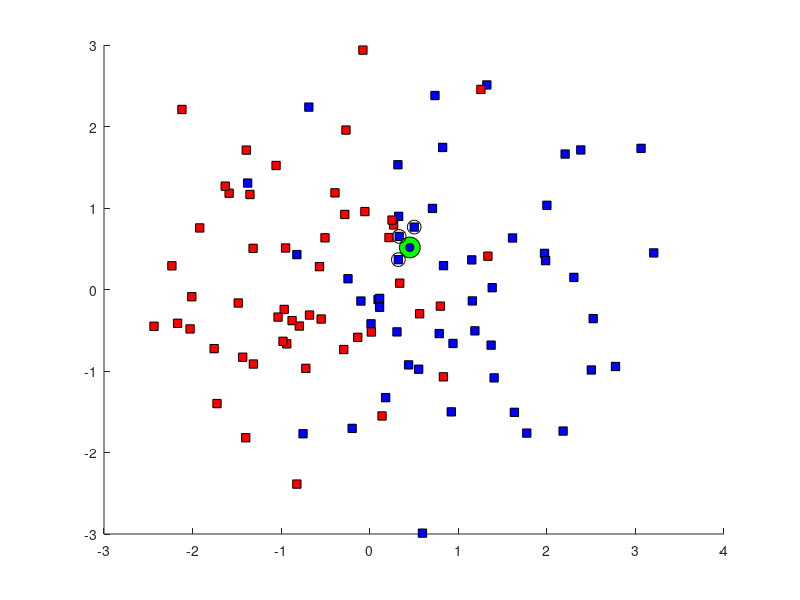
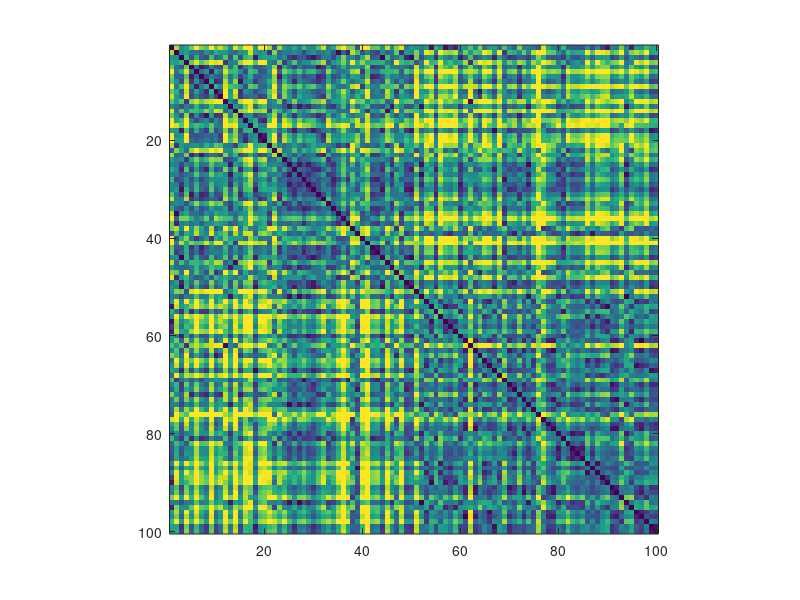
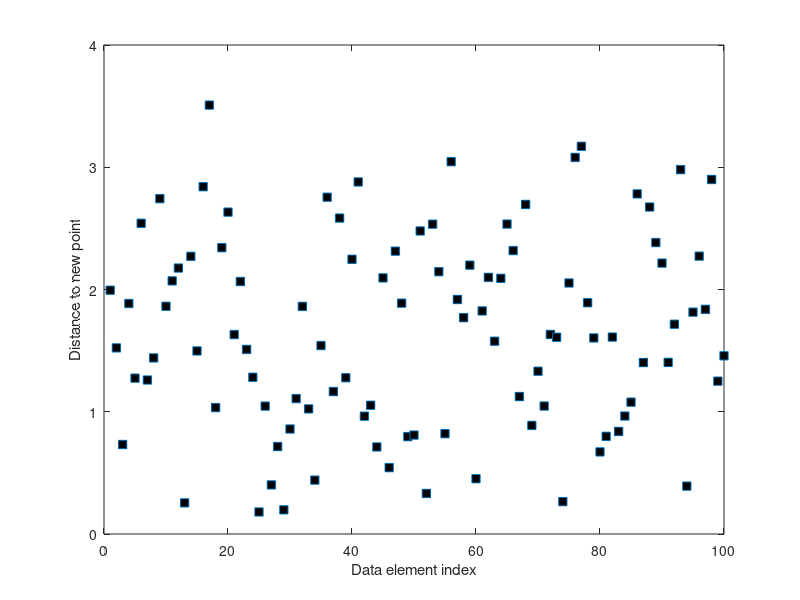

These charts were generated, in order, by the following MATLAB code:
%%
%   COURSE: Master statistics and machine learning: intuition, math, code										
%      URL: udemy.com/course/statsml_x/?couponCode=202006 
% 
%  SECTION: Clustering and dimension-reduction
%    VIDEO: dbscan
% 
%  TEACHER: Mike X Cohen, sincxpress.com
%

%%

% a clear MATLAB workspace is a clear mental workspace
close all; clear; clc

%% create data

nPerClust = 50;

% XY centroid locations
A = [  1 0 ];
B = [ -1 0 ];

% generate data
a = [ A(1)+randn(nPerClust,1) A(2)+randn(nPerClust,1) ];
b = [ B(1)+randn(nPerClust,1) B(2)+randn(nPerClust,1) ];

% concatanate into a list
data = [a; b];
grouplabels = [ ones(nPerClust,1); 2*ones(nPerClust,1) ];

% group assignment colors
groupcolors = 'br';


% show the data
figure(1), clf, hold on
plot(data(grouplabels==1,1),data(grouplabels==1,2),'ks','markerfacecolor',groupcolors(1))
plot(data(grouplabels==2,1),data(grouplabels==2,2),'ks','markerfacecolor',groupcolors(2))

%% compute distance matrix

% initialize
distmat = zeros(nPerClust*2);

% loop over elements
for i=1:nPerClust*2
    for j=1:nPerClust*2
        distmat(i,j) = sqrt( (data(i,1)-data(j,1)).^2 + (data(i,2)-data(j,2)).^2 );
    end
end

figure(2), clf
imagesc(distmat), axis square
set(gca,'clim',[0 4])

%% classify the new point

% k parameter
k = 3;

% random new point
newpoint = 2*rand(1,2)-1;

figure(1), hold on
plot(newpoint(1),newpoint(2),'ko','MarkerFaceColor','g','markersize',15)

% compute distance vector
distvec = zeros(nPerClust*2,1);

for i=1:nPerClust*2
    distvec(i) = sqrt( (data(i,1)-newpoint(1)).^2 + (data(i,2)-newpoint(2)).^2 );
end

%% show the distances

figure(3), clf
plot(distvec,'s','markerfacecolor','k')
xlabel('Data element index')
ylabel('Distance to new point')


% sort the distances
[~,sortidx] = sort(distvec,'ascend');

%% find the group assignment of the nearest neighbors

disp(grouplabels(sortidx(1:k)))
whichgroup = median(grouplabels(sortidx(1:k)));

% and re-plot
figure(1)
plot(newpoint(1),newpoint(2),'ko','MarkerFaceColor',groupcolors(whichgroup))
plot(data(sortidx(1:k),1),data(sortidx(1:k),2),'ko','markersize',10)

%% now using MATLAB functions

% build the model
mdl = fitcknn(data,grouplabels,'NumNeighbors',k);

% predict the new data value
whichgroupM = predict(mdl,newpoint)

%% done.
